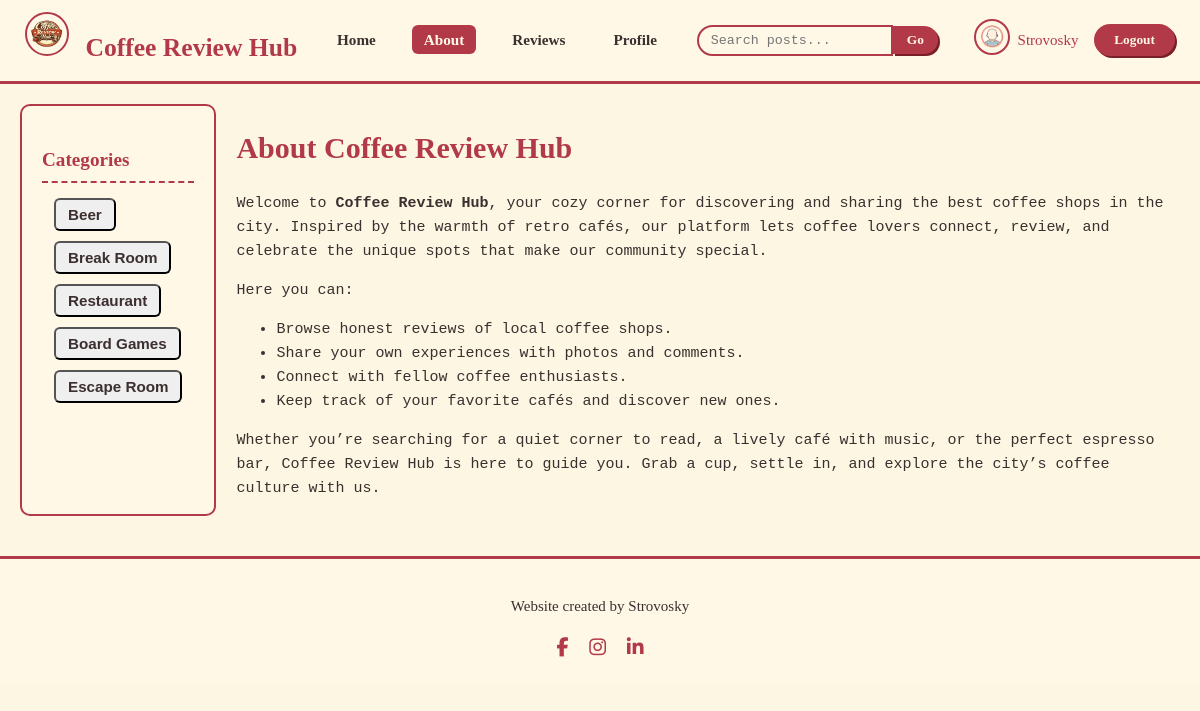
The page /about/ (signed in) on the database its author committed.
### users/models.py (models this page shows, shortened)
class Profile(Model):
    bio = TextField(verbose_name="Bio", blank=True, null=True, max_length=500)
    user = OneToOneField(to=User, on_delete=CASCADE, null=False, blank=False)
    image = ImageField(default="default_pic.png", upload_to="profile_pics")

### blog/models.py (models this page shows, shortened)
class Category(Model):
    name = CharField(verbose_name="Name", max_length=100)
    place = ManyToManyField(to=Place, verbose_name="Place")

### blog/views.py (the view)
def about(request):
    categories = Category.objects.all()
    context = {
        "categories": categories
    }
    return render(request, "blog/about.html", context)

### blog/templates/blog/about.html (shortened to what this page needs)
{% extends 'blog/index.html' %}
{% block navbar_buttons %}
  {% if user.is_authenticated %}
    <ul class="navbar-nav">
      <li><a class="nav-link" href="{% url 'blog_home' %}">Home</a></li>
      <li><a class="nav-link active" href="{% url 'blog_about' %}">About</a></li>
      <li><a class="nav-link" href="{% url 'blog_places' %}">Reviews</a></li>
      <li><a class="nav-link" href="{% url 'profile' user.id %}">Profile</a></li>
    </ul>
  {% else %}
    <ul class="navbar-nav">
      <li><a class="nav-link active" href="{% url 'blog_about' %}">About</a></li>
    </ul>
  {% endif %}
{% endblock navbar_buttons %}
{% block about %}
    <main class="posts">
      <h1 style="color:#b23a48; font-family:'Georgia',serif;">About Coffee Review Hub</h1>
      <p>
        Welcome to <strong>Coffee Review Hub</strong>, your cozy corner for discovering and sharing the best coffee shops in the city.
        Inspired by the warmth of retro cafés, our platform lets coffee lovers connect, review, and celebrate the unique spots that make our community special.
      </p>
      <p>
        Here you can:
      </p>
      <ul>
        <li>Browse honest reviews of local coffee shops.</li>
        <li>Share your own experiences with photos and comments.</li>
        <li>Connect with fellow coffee enthusiasts.</li>
        <li>Keep track of your favorite cafés and discover new ones.</li>
      </ul>
      <p>
        Whether you’re searching for a quiet corner to read, a lively café with music, or the perfect espresso bar,
        Coffee Review Hub is here to guide you. Grab a cup, settle in, and explore the city’s coffee culture with us.
      </p>
    </main>
{% endblock about %}

### blog/templates/blog/index.html (shortened to what this page needs)
{% load static %}
{% load crispy_forms_tags %}
<!DOCTYPE html>
<html lang="en">
<head>
  <link rel="stylesheet" href="{% static 'blog/style.css' %}">
  <link rel="stylesheet" href="https://cdnjs.cloudflare.com/ajax/libs/font-awesome/6.5.0/css/all.min.css">
</head>
<body>
  <nav class="navbar">
    <div class="navbar-brand">
      <a class="nav-link active" href="{% url 'blog_home' %}">
        <img src="{% static 'blog/img/coffee_logo.png' %}" alt="Logo">
      Coffee Review Hub
      </a>
    </div>
    {% block navbar_buttons %}{% endblock navbar_buttons %}
    {% block search_bar %}
        {% if user.is_authenticated %}
           <form method="get" action="{% url 'blog_places' %}">
            <div class="search-bar">
              <input name="search_word" type="text" placeholder="Search posts...">
              <button type="submit" class="btn-primary" name="search_btn" value="pressed">Go</button>
            </div>
           </form>
        {% endif %}
    {% endblock search_bar %}
    {% block current_user %}
      {% if user.is_authenticated %}
        <div class="nav-user">
          <a href="{% url 'profile' user.id %}"><img src="{{user.profile.image.url}}" class="img-fluid" alt="User"></a>
          <a href="{% url 'profile' user.id %}"><span>{{user.username|title}}</span></a>
        </div>
      {% endif %}
    {% endblock current_user %}
    {% block sign_buttons %}
      {% if user.is_authenticated %}
        <form method="post" action="{% url 'logout' %}">
          <button type="submit" class="btn-primary">Logout</button>
        </form>
      {% else %}
          <a href="{% url 'signin' %}"><button class="btn-primary">Login</button></a>
          <a href="{% url 'register' %}"><button class="btn-primary">Signup</button></a>
      {% endif %}
    {% endblock sign_buttons %}
  </nav>
  <div class="main-layout">
    {% block category_bar %}
      {% if user.is_authenticated %}
        <aside class="sidebar">
          <h3>Categories</h3>
          <form type="get" action="{% url 'blog_places' %}">
            {% for category in categories %}
              <ul class="navbar-nav">
                <li><input name="category_opt" type="submit" class="nav-link" value="{{category.name|title}}"></li>
              </ul>
            {% endfor %}
          </form>
        </aside>
      {% endif %}
    {% endblock category_bar %}
    {% block about %}{% endblock about %}
  </div>
  <footer class="footer">
    <p>Website created by Strovosky</p>
    <div class="social-icons">
      <a href="https://www.facebook.com/strovosky/" target="_blank" rel="noopener noreferrer">
        <i class="fab fa-facebook-f"></i>
      </a>
      <a href="https://www.instagram.com/strovosky?igsh=amlnbm41Z3ltdHJ4" target="_blank" rel="noopener noreferrer">
        <i class="fab fa-instagram"></i>
      </a>
      <a href="https://www.linkedin.com/in/strovosky/" target="_blank" rel="noopener noreferrer">
        <i class="fab fa-linkedin-in"></i>
      </a>
    </div>
  </footer>
</body>
</html>

### blog/static/blog/style.css (style rules this page uses)
body { font-family: 'Courier New', 'Lucida Console', monospace; font-size: 15px; background-color: #fdf6e3; color: #3b2f2f; margin: 0; line-height: 1.6; }
a { text-decoration: none; color: #b23a48; transition: all 0.3s ease; }
.navbar { background: #fff8e7; border-bottom: 3px solid #b23a48; padding: 12px 25px; display: flex; align-items: center; justify-content: space-between; font-family: 'Georgia', serif; }
.navbar-brand { font-size: 1.6rem; font-weight: bold; color: #b23a48; display: flex; align-items: center; }
.navbar-brand img { height: 40px; margin-right: 10px; border-radius: 50%; border: 2px solid #b23a48; }
.navbar-nav { display: flex; align-items: center; list-style: none; margin: 0; padding: 0; }
.navbar-nav li { margin: 0 12px; }
.navbar-nav .nav-link { padding: 6px 12px; font-size: 0.95rem; font-weight: 600; color: #3b2f2f; border-radius: 6px; }
.navbar-nav .nav-link.active, .navbar-nav .nav-link:hover { background: #b23a48; color: #fff8e7; }
.btn-primary { background-color: #b23a48; border: none; border-radius: 20px; color: #fff8e7; font-weight: bold; padding: 8px 20px; cursor: pointer; font-family: 'Georgia', serif; box-shadow: 2px 2px 0px #7a1f28; }
.nav-user { display: flex; align-items: center; margin-left: 20px; }
.nav-user img { height: 32px; width: 32px; border-radius: 50%; margin-right: 8px; border: 2px solid #b23a48; }
.search-bar { display: flex; align-items: center; }
.search-bar input { border: 2px solid #b23a48; border-radius: 20px 0 0 20px; padding: 6px 12px; background-color: #fff8e7; font-family: 'Courier New', monospace; }
.search-bar button { border-radius: 0 20px 20px 0; padding: 6px 14px; }
.sidebar { background: #fff8e7; padding: 20px; border: 2px solid #b23a48; border-radius: 10px; font-family: 'Georgia', serif; }
.sidebar h3 { margin-bottom: 15px; font-size: 1.2rem; color: #b23a48; border-bottom: 2px dashed #b23a48; padding-bottom: 5px; }
.sidebar ul { list-style: none; padding: 0; }
.sidebar ul li { margin-bottom: 10px; }
.main-layout { display: flex; margin: 20px; gap: 20px; }
.posts { flex: 1; }
.footer { background: #fff8e7; border-top: 3px solid #b23a48; text-align: center; padding: 20px; margin-top: 40px; font-family: 'Georgia', serif; color: #3b2f2f; }
.footer .social-icons { margin-top: 10px; }
.footer .social-icons a { color: #b23a48; margin: 0 8px; font-size: 1.2rem; transition: color 0.3s ease; }

### rows shown on the page
Category: category_opt "Beer"
Category: category_opt "Break Room"
Category: category_opt "Restaurant"
Category: category_opt "Board Games"
Category: category_opt "Escape Room"

### other values the page prints
{{ user.username|title }} "Strovosky"
